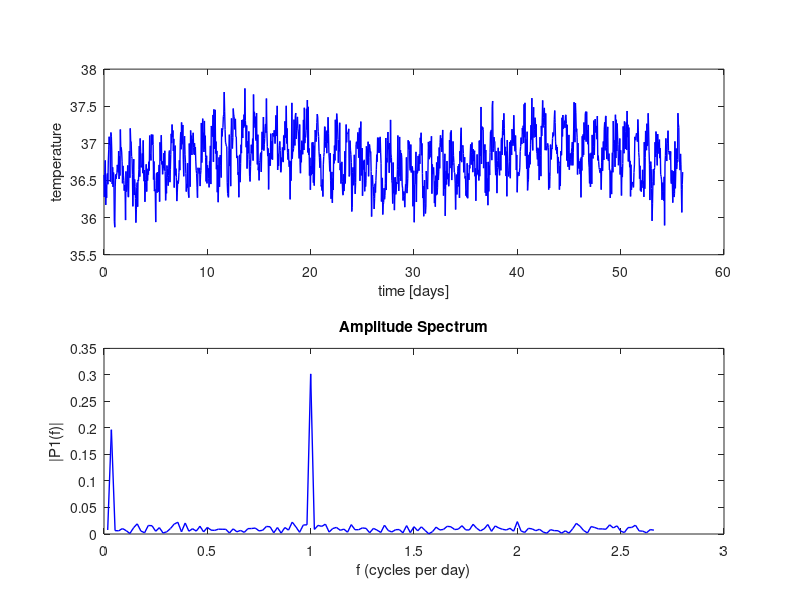
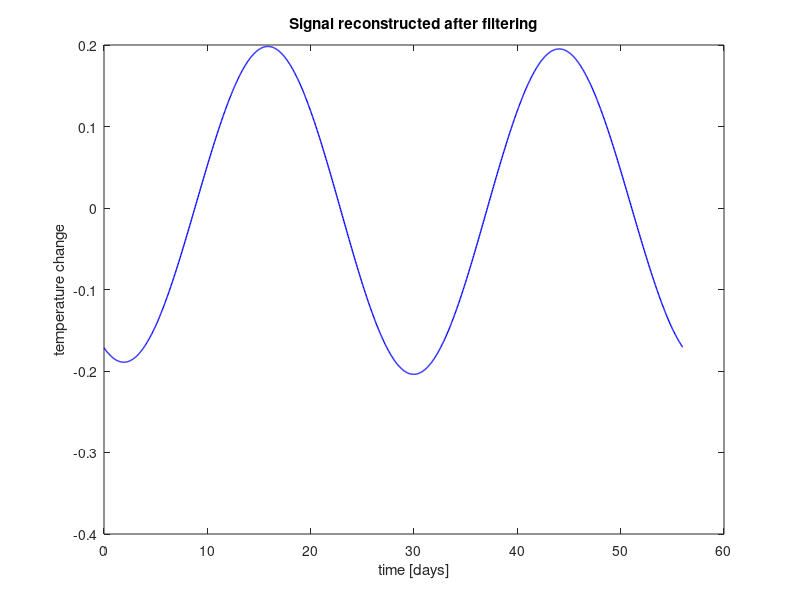

The MATLAB script that drew these images, in order:
% FFT example

close all;
clear all;

n_cycles = 2;
L =  (28 * 24) * n_cycles;
t = linspace(0, 28*n_cycles, L);
bodytemp = 36.8 + 0.2*cos((2*pi*(t-16))/28) + 0.3*cos(2*pi*(t-14/24));

% add noise to make things interesting
bodytemp = bodytemp + randn(1, L)*0.2;

% figure
figure;
set(gcf,'pos',[50 50 1050 1050],'color','white');
subplot(2,1,1);
plot(t, bodytemp,'linewidth',1, 'color','blue');
xlabel("time [days]");
ylabel("temperature");

% compute FFT
Y = fft(bodytemp);

Fs = 24;  % Sampling frequency (24 measurements per day) 


P2 = abs(Y/L); % Compute the normalized two-sided spectrum P2
P1 = P2(1:L/2+1); % compute the single-sided spectrum P1
P1(2:end-1) = 2*P1(2:end-1); % (to get single-sided spectrum you need to multiply by 2)
f = Fs*(0:(L/2))/L; % frequency coordinates

subplot(2,1,2);

% note that we remove the 1st component - this is the DC, the average value of the signal
plot(f(2:150),P1(2:150),'linewidth',1, 'color','blue') ;
title("Amplitude Spectrum");
xlabel("f (cycles per day)");
ylabel("|P1(f)|");

%% bonus
% obtain back the original signal with the inverse fourier transform
% remove all high frequencies, recover only monthly trend

% Low-Pass Filter:
%f = Fs*(-(L/2):(L/2 - 1))/L;
%BPF = (abs(f) < 0.5);
%X = ifft(BPF.*Y);

Y = fftshift(fft(bodytemp - mean(bodytemp)));
dF = Fs/L;
f = (-Fs/2:dF:Fs/2-dF);
BPF = abs(f) < 1/24; % this leave only very low frequency components

%BPF = (abs(f) > 0.9  & abs(f) < 1.1); % try also other filters
%BPF = (abs(f) < 1.1);

X = ifft(ifftshift(BPF.*Y));

figure;
set(gcf,'pos',[50 50 1050 1050/2],'color','white');
plot(t, X,'linewidth',1, 'color','blue');
title("Signal reconstructed after filtering")
xlabel("time [days]");
ylabel("temperature change");

